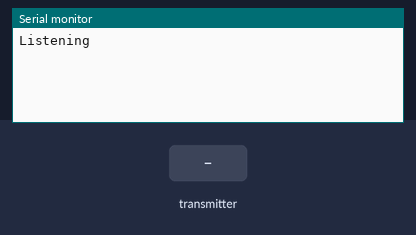
The sketch below on a simulated Arduino Uno, built with avr-gcc and run on an emulated ATmega328P. On the bench: the last lines printed to the serial monitor. The test bench sets the inputs (shaded band). No radio packets arrive unless stated.

Above: at 1.2 s.
1.3 s: the transmitter starts sending transmission = 0
At 2.2 s:
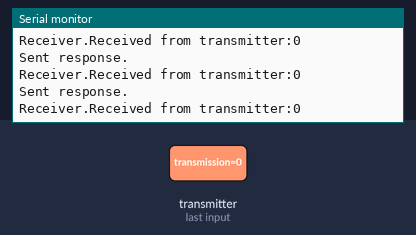
2.8 s: the transmitter starts sending transmission = 1
At 3.4 s:
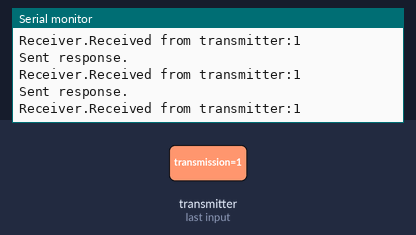

Measured:
- after the input at 1.3 s, the serial monitor: prints a new line at once (image 1)
- after the input at 2.8 s, the serial monitor: prints a new line after 0.07 s (image 2)

The sketch:

nrf24_receiver.ino
```cpp
/*  1300a1 - nRF24 Receiver

 * Components
 * ----------
 *  - Arduino Uno
 *  - nRF24L01+
 *  - 470 uF capacitor
 *  - Jumper wires
 *
 *  Libraries
 *  ---------
 *  - SPI
 *  - RF24
 *
 * Connections
 * -----------
 * Arduino Uno and nRF24 (consult the schematic diagram as most
 * nRF24 modules don't include any pin markings):
 *
 *  Arduino Uno   |      nRF24
 *  ------------------------------
 *        -       |       IRQ
 *        11      |       MOSI
 *        10      |       CSN
 *        5V      |       VCC
 *        GND     |       GND
 *        9       |       CE
 *        13      |       SCK
 *        12      |       MISO
 *
 *
 *  Connect the capacitor between the GND and 3.3V pins (beware of the polarity).
 *

 */

#include <SPI.h>
#include "RF24.h"

RF24 radio(9,10);

// Radio pipe addresses for the 2 nodes to communicate.
const uint64_t pipes[2] = { 0xF0F0F0F0E1LL, 0xF0F0F0F0D2LL };

void setup()
{
  Serial.begin(9600);

  radio.begin();
  radio.openWritingPipe(pipes[1]);
  radio.openReadingPipe(1,pipes[0]);
  radio.startListening();
  Serial.println("Listening");
}

void loop()
{
    // if there is data ready
    if ( radio.available() )
    {
      Serial.print("Receiver.");
      char transmission;
      bool done = false;
      // Fetch the payload, and see if this was the last one.
      radio.read( &transmission, 1 );

      // Spew it
      Serial.print("Received from transmitter:");
      Serial.println(transmission);

  // Delay just a little bit to let the other unit
  // make the transition to receiver
  delay(20);


      // First, stop listening so we can talk
      radio.stopListening();

      // Send the final one back.
      byte response = B0;
      radio.write( &response, sizeof(response) );
      Serial.println("Sent response.\n\r");

      // Now, resume listening so we catch the next packets.
      radio.startListening();

    }

}
```
